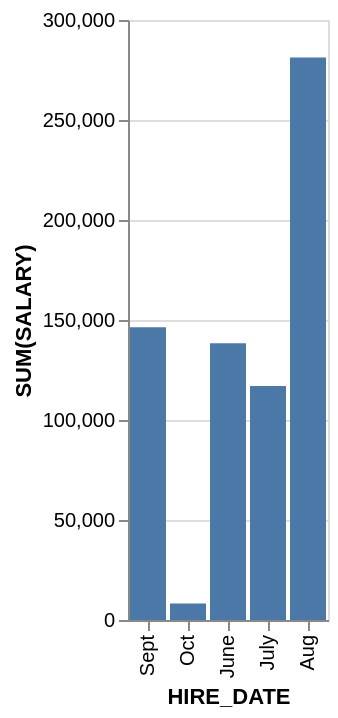

Specify this chart in Vega-Lite:
### Vega-Lite specification from a JSON file in a GitHub repository (floating-point values rounded to 4 significant figures)
{"data": {"values": [{"x_data": "June", "y_data": 138400}, {"x_data": "July", "y_data": 117000}, {"x_data": "Aug", "y_data": 281300}, {"x_data": "Sept", "y_data": 146400}, {"x_data": "Oct", "y_data": 8300}]}, "mark": "bar", "encoding": {"x": {"field": "x_data", "type": "nominal", "title": "HIRE_DATE", "sort": "descending"}, "y": {"field": "y_data", "type": "quantitative", "title": "SUM(SALARY)"}}}
